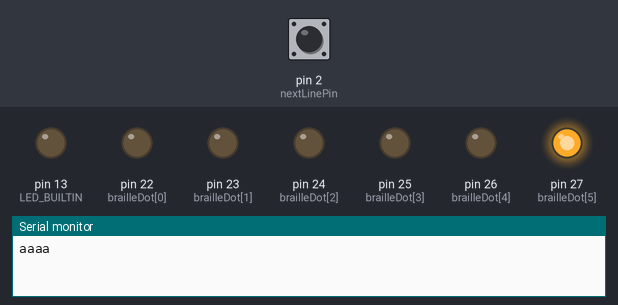
A sketch run on a simulated Arduino Mega 2560, built with avr-gcc and run on an emulated ATmega2560. On the bench: output pins drawn as LEDs (lit = HIGH), the last lines printed to the serial monitor. The inputs (shaded band) are chosen by the test bench; at power-on: pin 2 (nextLinePin) HIGH. Pins used as bus, display or sensor lines are not drawn.

Above: at 1.2 s.
1.3 s: pin 2 (nextLinePin) driven LOW
At 1.8 s:
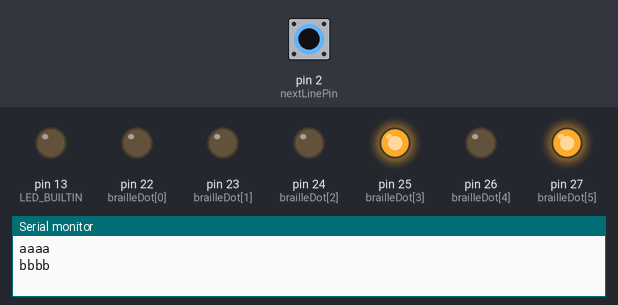
2.8 s: pin 2 (nextLinePin) pulsed HIGH 2 times (0.12 s each, 0.3 s apart)
At 3.8 s:
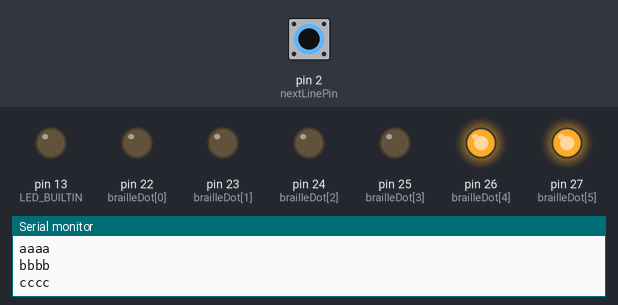
4.9 s: pin 2 (nextLinePin) pulsed HIGH 5 times (0.12 s each, 0.3 s apart)
At 5.4 s:
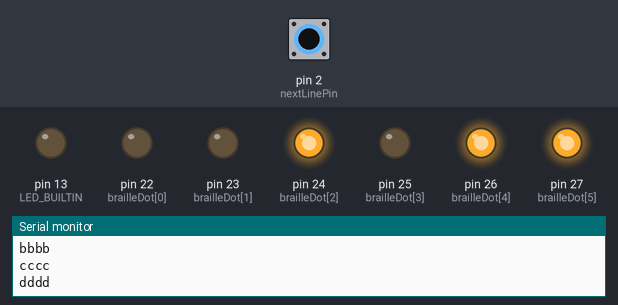
Timing chart, 0 to 7.9 s (numbered marks = the images above; inputs shaded):
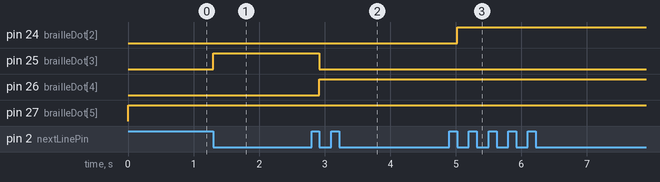

Measured:
- after the input at 1.3 s, pin 25 (brailleDot[3]): LOW → HIGH at once
- after the input at 2.8 s, pin 25 (brailleDot[3]): HIGH → LOW after 0.12 s; pin 26 (brailleDot[4]): LOW → HIGH after 0.12 s
- after the input at 4.9 s, pin 24 (brailleDot[2]): LOW → HIGH after 0.12 s

The sketch:

eBrailleTest.ino
```cpp
/* Main.ino file generated by New Project wizard

   Created:   Thu Sep 5 2013
   Processor: ATmega2560
   Compiler:  Arduino AVR
*/

/*
  Dots Data: IO22 - IO27
  Cell Enable: I06, I07, I08, IO9
*/

const byte brailleDot[6] = {
  22, 23, 24, 25, 26, 27
};

const byte cellEnable[] = {
  6, 7, 8, 9
};

#define nCells 4
#define nDots 6
#define nextLinePin 2

// binary Braille Dot patters for ASCII from 32 to 122
// https://create.arduino.cc/projecthub/CesareBrizio/ascii-braille-real-time-translation-via-arduino-dd97a9
byte brailleCodes[] = {
  0,    14,   7,    2,    15,   15,   8,    13,
  28,   32,   40,   48,   52,   36,   56,   60,
  44,   24,   12,   10,   11,   32,   40,   48,
  52,   36,   56,   60,   44,   24,   28,   34,
  42,   50,   54,   38,   58,   62,   46,   26,
  30,   35,   43,   29,   51,   55,   39,   32,
  40,   48,   52,   36,   56,   60,   44,   24,
  28,   34,   42,   50,   54,   38,   58,   62,
  46,   26,   30,   35,   43,   29,   51,   55,
  39
};

byte asciiCodes[] = {
  32,   33,   34,   34,   40,   41,   44,   46,
  48,   49,   50,   51,   52,   53,   54,   55,
  56,   57,   58,   59,   63,   65,   66,   67,
  68,   69,   70,   71,   72,   73,   74,   75,
  76,   77,   78,   79,   80,   81,   82,   83,
  84,   85,   86,   87,   88,   89,   90,   97,
  98,   99,   100,  101,  102,  103,  104,  105,
  106,  107,  108,  109,  110,  111,  112,  113,
  114,  115,  116,  117,  118,  119,  120,  121,
  122
};

byte ascii2Braille[255];
volatile boolean nextLine = false;
boolean t = false;
static unsigned long last_interrupt_time = 0;

String textEng = "aaaabbbbccccddddeeeeffffgggghhhhiiiijjjjkkkkllllmmmmnnnnooooppppqqqqrrrrssssttttuuuuvvvvwwwwxxxxyyyyzzzz";

String inputString = "";         // a String to hold incoming data
boolean stringComplete = false;  // whether the string is complete

void setup()
{
  // put your setup code here, to run once:
  for (byte i = 0; i < nDots; i++)
    pinMode(brailleDot[i], 1);
  for (byte i = 0; i < nCells; i++)
    pinMode(cellEnable[i], 1);

  for (byte i = 0; i < 73; i++) {
    ascii2Braille[asciiCodes[i]] = brailleCodes[i];
  }
  Serial.begin(115200);
  pinMode(nextLinePin, INPUT_PULLUP);
  pinMode(LED_BUILTIN, OUTPUT);
  attachInterrupt(digitalPinToInterrupt(nextLinePin), ISRNextLine, FALLING);
  clearBraille();
}

void loop() {
  byte l = textEng.length();
  for (byte i = 0; i < l;) {
    for (byte j = 0; j < nCells && i < l; j++) {
      byte c = textEng.charAt(i);
      if (isDigit(c)) {
        writeBraille(j++, 0b00010111);
      }
      writeBraille(j, ascii2Braille[c]);
      Serial.print(char(c));
      i++;
    }
    //delay(1000);
    while (!nextLine);
    nextLine = false;
    clearBraille();
    Serial.println();
  }
  //getSerialData();
}

void clearBraille() {
  for (byte j = 0; j < nCells; j++) {
    writeBraille(j, 0x00);
  }
}

void writeBraille(byte cellID, byte brailleCode) {
  digitalWrite(cellEnable[cellID], 1);
  for (int i = 0; i < nDots; i++) {
    digitalWrite(brailleDot[i], brailleCode >> i & 0x01);
  }
  digitalWrite(cellEnable[cellID], 0);
}

void ISRNextLine() {
  unsigned long interrupt_time = millis();
  if (interrupt_time - last_interrupt_time > 500)
    nextLine = true;
  last_interrupt_time = interrupt_time;
}

void getSerialData() {
  while (Serial.available()) {
    digitalWrite(LED_BUILTIN, t);
    t = !t;
    char inChar = (char)Serial.read();
    if (inChar == 0x0D) {
      textEng = inputString;
      inputString = "";
    }
    else {
      inputString += inChar;
    }
  }
}
```
